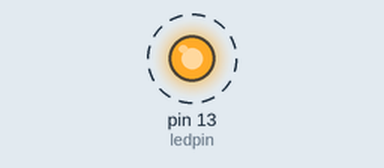
The sketch below on a simulated Arduino Uno, built with avr-gcc and run on an emulated ATmega328P. Shown: output pins drawn as LEDs (lit = HIGH). Dashed ring = blinking.

Above: at 0.05 s.
Timing chart, 0 to 3.0 s (numbered marks = the images above):
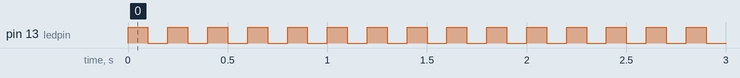

Measured:
- by itself, pin 13 (ledpin): alternates HIGH for 0.10 s and LOW for 0.10 s

The sketch:

Blink_test.ino
```cpp
#include<SoftwareSerial.h>
const int ledpin = 13;
// the setup function runs once when you press reset or power the board
void setup() {
  // initialize digital pin LED_BUILTIN as an output.
  Serial.begin(9600);
  pinMode(ledpin, OUTPUT);
}

// the loop function runs over and over again forever
void loop() {
  digitalWrite(ledpin, HIGH);   // turn the LED on (HIGH is the voltage level)
  delay(100);                       // wait for a second
  digitalWrite(ledpin, LOW);    // turn the LED off by making the voltage LOW
  delay(100);                       // wait for a second
}
```
